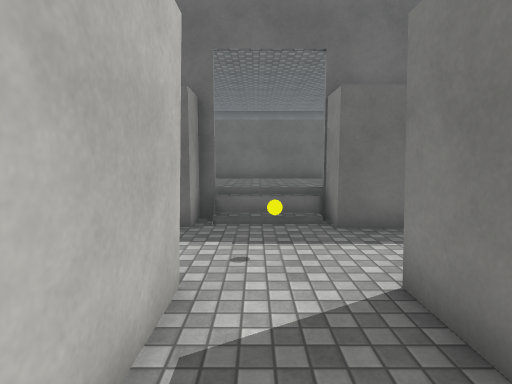
view 1 (above)

24 first-person views from a walk through a Unity game level. The camera is 1.5 m above the floor, tilts 6° down and sees 80° across. Doors are open. The floor is counted in squares, 1 m on a side. Each view is taken from the middle of a square. On the plan, view 1 faces up. The plan holds only what a view shows up to about 15 squares ahead; the rest is blank. The place goes on beyond the plan. Surface patterns are stand-ins for the level's own textures.

view 2
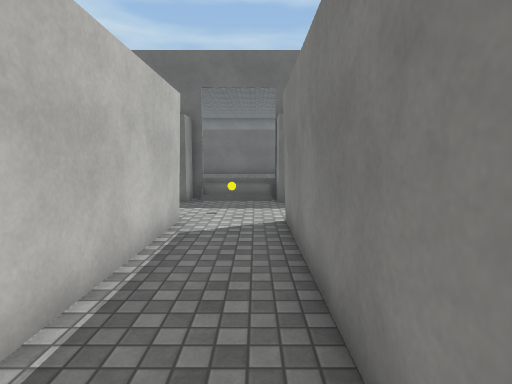

view 3
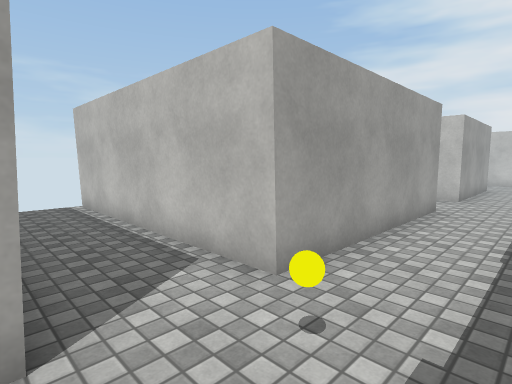

view 4
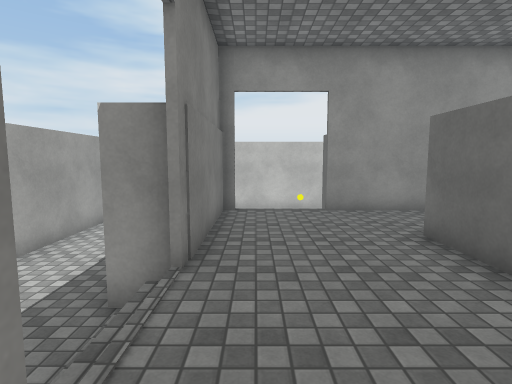

view 5
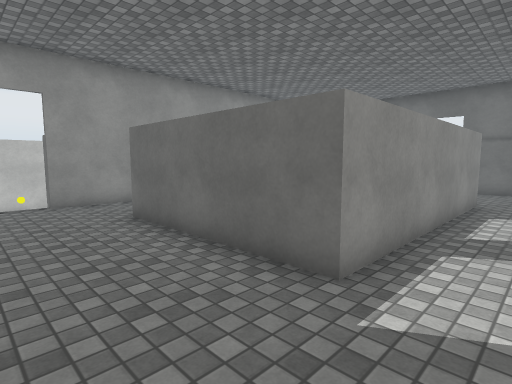

view 6
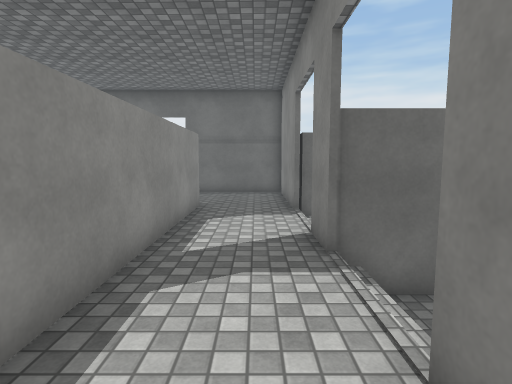

view 7
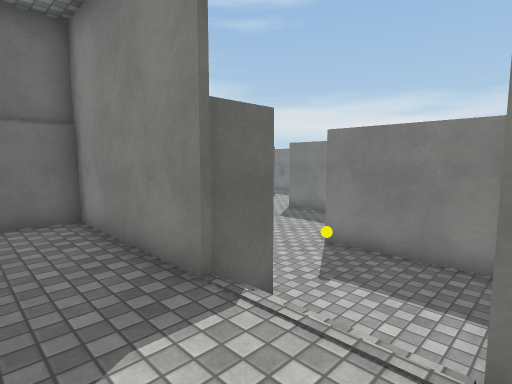

view 8
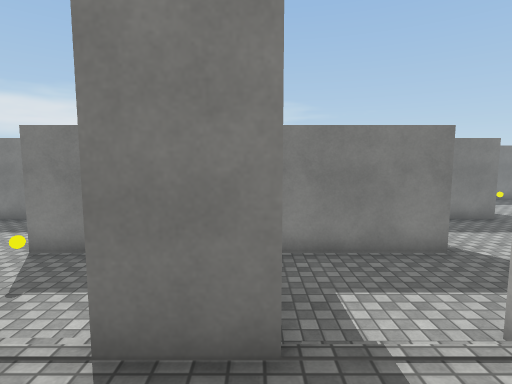

view 9
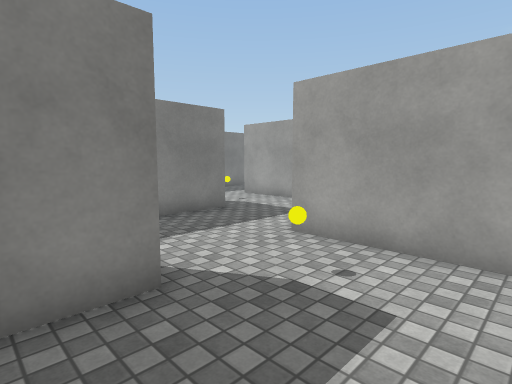

view 10
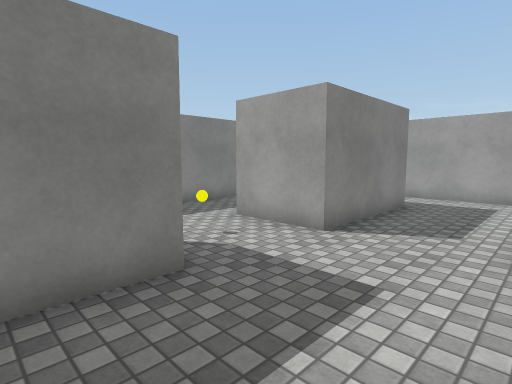

view 11
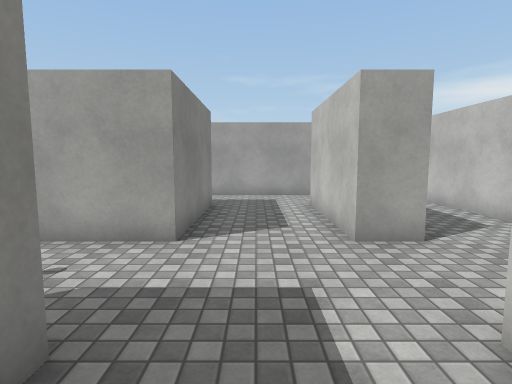

view 12
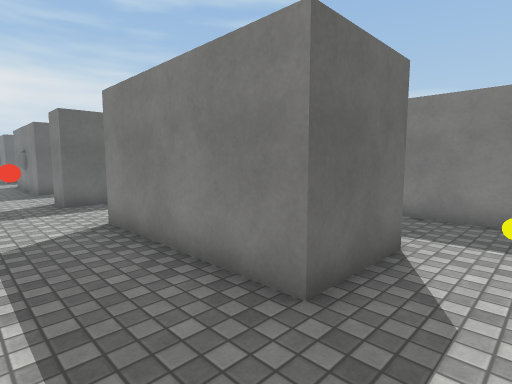

view 13
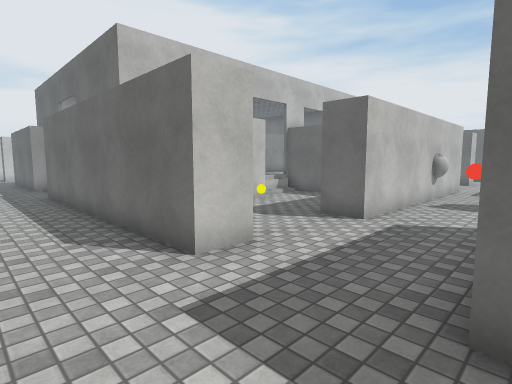

view 14
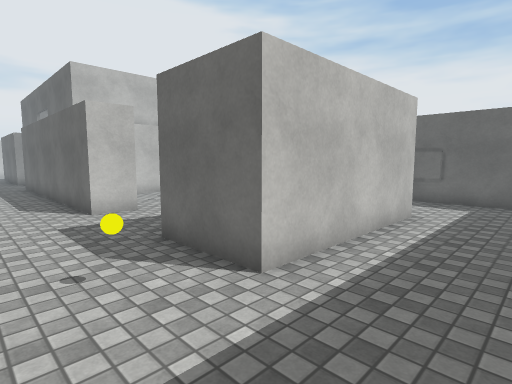

view 15
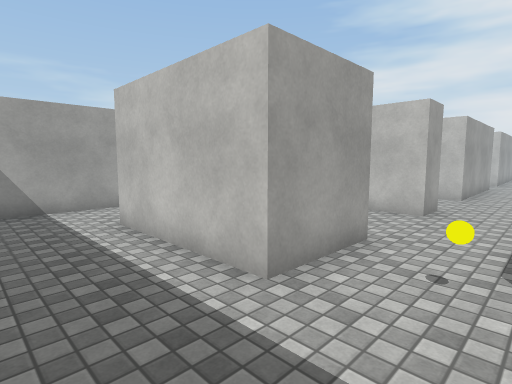

view 16
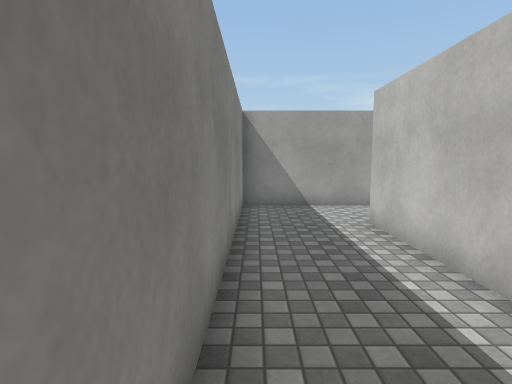

view 17
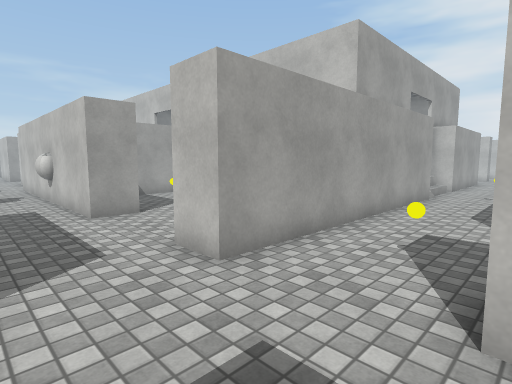

view 18
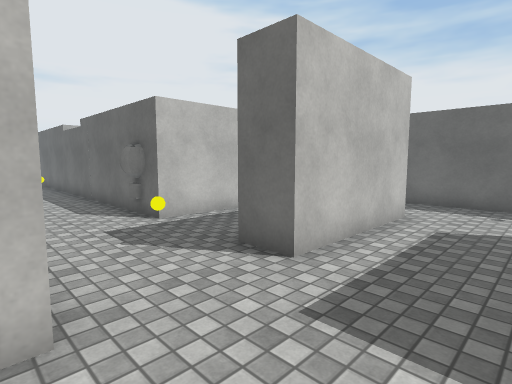

view 19
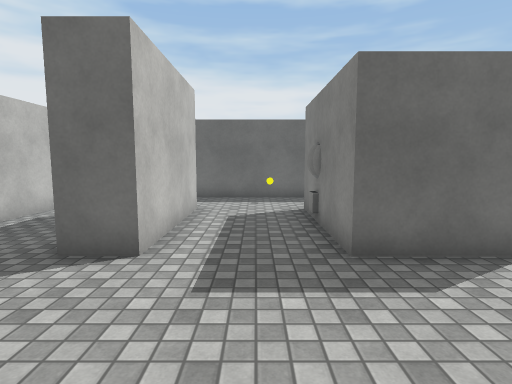

view 20
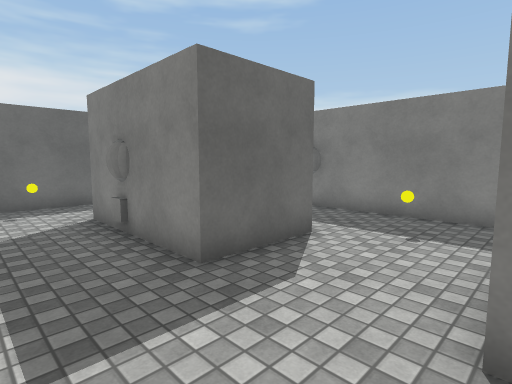

view 21
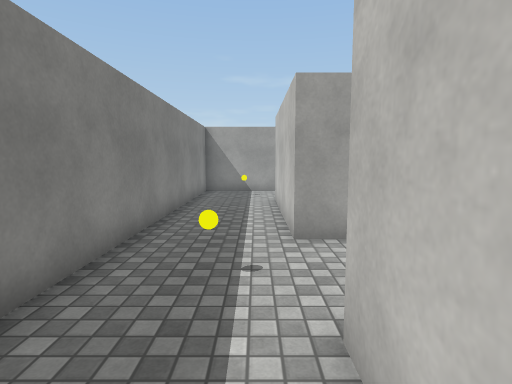

view 22
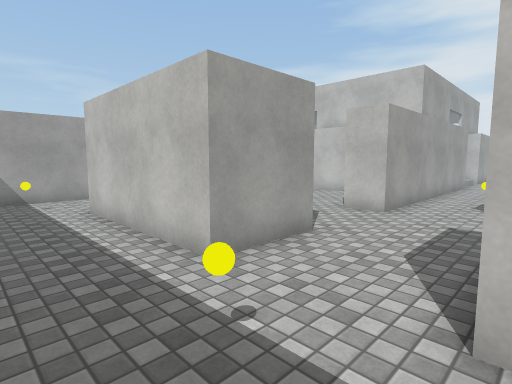

view 23
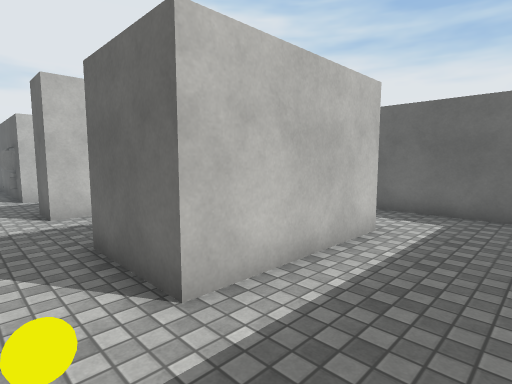

view 24
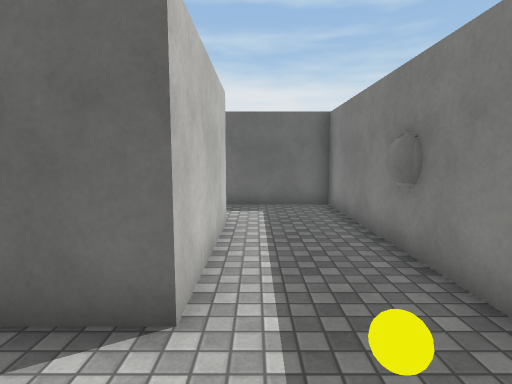

### Floor plan
Key: @ floor where view 1 was taken; # wall or solid block; . main floor; : floor 0.75 m higher than the main floor; / step, stairs or slope; D open door; O other object.
Columns run from 11 left of view 1 to 22 right of it. Each row starts with its distance up from view 1.
 37                       ############
 36                        ...O. ....#
 35                        ..... ....#
 34                    #   #...###...#
 33                    #.  #...###...#
 32                    #.  #..OO #..OO
 31                    #.. #...###...#
 30         ##########O#..##...###...#
 29          .........O..............#
 28         .... ........O.........O.#
 27         .........................#
 26         ###//###########...###...#
 25              #####     #...###...#
 24               :::#   ......###...#
 23               :::###......OO #...#
 22               :::###.......###...#
 21               #::###..##...###...#
 20               #::##.OO##.... ....#
 19               #:::/...##.... ..O.#
 18               #:::/...# O..  ....#
 17               #::####  OO..#######
 16               #::###   #.O.#####
 15               #:::/...##.O.. ...
 14      #        #:::/...##.... ...
 13      #::      #::##...##....  ..
 12 #    #::#######::###..##...###..
 11 #   ##:::::::::::  #.......###..
 10 #    /::::::::::   #..O....###...
  9 #    /::::::::: :  #.......###...
  8 #    #####///#     #####...###...#
  7          #///###########...###...#
  6        ..........................#
  5 ...........O................O....#
  4 .................................#
  3 #..#######DDDD######..##...###...#
  2          ##..#     #.. #...###...#
  1           #..#     #.. #...###...#
  0           #@.#     #.  #...###...#
 -1           #..#     #   #...###...#
 -2           #..#     #   ..... ....#
 -3           #..#         ..... ....#
 -4           #..          ###########
 -5           #

Positions as (right, up) in squares from view 1, and headings:
1: (0, 0), facing up
2: (1, -4), facing up
3: (2, 6), facing down-left
4: (3, 9), facing left
5: (5, 9), facing up-left
6: (5, 11), facing up
7: (4, 17), facing up-right
8: (4, 16), facing right
9: (8, 13), facing down-right
10: (12, 9), facing down-right
11: (14, 9), facing down
12: (13, 5), facing up-right
13: (16, 4), facing up-left
14: (21, 4), facing up-left
15: (21, 6), facing down-left
16: (21, 6), facing down
17: (15, 30), facing down-left
18: (15, 26), facing up-left
19: (14, 25), facing up
20: (13, 26), facing up-right
21: (19, 32), facing down
22: (21, 30), facing down-left
23: (21, 28), facing up-left
24: (19, 27), facing up
